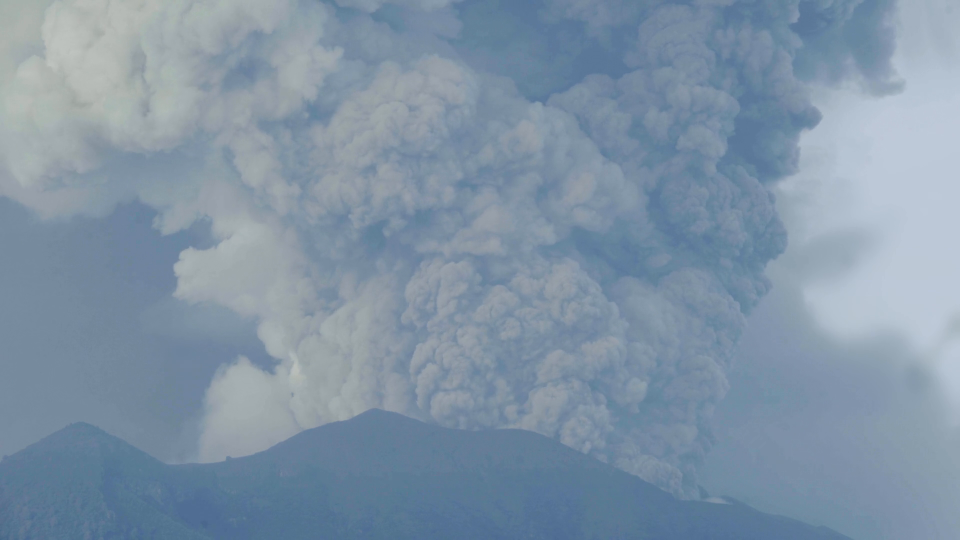
#> input picture projects/ep07_no_summer/thumbs/plates/ash_column.png, 1920 x 1080 px, given in place of meteorite_cut.png, which was not available (shown at 1/2 size); the run also reads 1 picture not shown here
$ python compose.py
#> lines starting #> are read from the running program, lines starting #| are printed output that depends on the picture; pictures that were not available may be replaced by others from this repository, and a replacement may not be noted
### projects/ep04_earth_age/thumbs/design.py
"""EP04 thumbnails as designed scenes: one light, one palette, text and objects layered in depth.

python design.py            -> ../meta/thumb_K_*.jpg ... thumb_N_*.jpg
"""
import pathlib, random
import numpy as np
from PIL import Image, ImageDraw, ImageFilter, ImageFont, ImageChops

HERE = pathlib.Path(__file__).resolve().parent
PL = HERE / "plates"
META = HERE.parent / "meta"
FONT = str(HERE.parents[2] / "assets" / "fonts" / "Anton-Regular.ttf.ttf")
W, H = 1280, 720
YELLOW = (255, 210, 74)


# ---------- helpers ------------------------------------------------------------------------------
def f32(im):
    return np.asarray(im.convert("RGB"), dtype=np.float32) / 255


def pil(a):
    return Image.fromarray((np.clip(a, 0, 1) * 255).astype(np.uint8))


def cutout(name, thr=40):
#> called with name = 'meteorite_cut.png', thr = 40
    im = Image.open(PL / name).convert("RGBA")
    a = im.split()[3].point(lambda v: 255 if v > thr else int(v * 255 / thr) if v > 8 else 0)
#> a: PIL image 1920x1080 L; every value is 255
    im.putalpha(a)
    return im.crop(a.point(lambda v: 255 if v > 128 else 0).getbbox())


def fit_h(im, h):
    return im.resize((round(im.width * h / im.height), h), Image.LANCZOS)


# [52 lines left out: functions radial, paste, glow_from, rim, text_layer, not called in this run]


def finish(a, shadows=(0.02, 0.07, 0.09), highs=(1.0, 0.72, 0.42), amount=0.35, vignette=0.55, grain=0.035, seed=1):
    """One grade over everything: teal shadows, warm highlights, vignette, film grain."""
    lum = (a @ np.array([0.2126, 0.7152, 0.0722], np.float32))[..., None]
    toned = a + (np.asarray(shadows, np.float32) * (1 - lum) ** 2 + (np.asarray(highs, np.float32) - 0.7) * lum ** 2 * 0.25) * amount
    y, x = np.mgrid[0:H, 0:W]
    v = 1 - vignette * np.clip(np.hypot((x - W / 2) / (W * 0.62), (y - H / 2) / (H * 0.7)), 0, 1) ** 2.2
    toned *= v[..., None]
    rng = np.random.default_rng(seed)
    toned += rng.normal(0, grain, (H, W, 1)).astype(np.float32)
    toned = np.clip(toned, 0, 1)
    # gentle S-curve for punch
    return toned ** 0.95 * (1.08 - 0.08 * toned)


# [12 lines left out: function embers, not called in this run]


def save(a, name):
    pil(a).save(META / name, quality=94)
    print("saved", name)


rock = cutout("meteorite_cut.png")


# ---------- K: the number behind the rock ---------------------------------------------------------
# [103 lines left out: functions design_K, design_L, design_M, design_N, not called in this run]


# [2 lines that do not run on import are left out]

### projects/ep07_no_summer/thumbs/compose.py
"""EP07 thumbnails. The idea in every frame is a contradiction you can see at feed size: summer under snow.
One light per scene; falling snow is part of the same scene (sharp flakes near, soft flakes far), and the
headline is lit like the scene — ice-blue glow on the cold plates, the volcano's orange on the hot one."""
import pathlib, sys
import numpy as np
from PIL import Image, ImageDraw, ImageFilter, ImageFont

sys.path.insert(0, str(pathlib.Path(__file__).resolve().parents[2] / "ep04_earth_age" / "thumbs"))
import design as D

HERE = pathlib.Path(__file__).resolve().parent
META = HERE.parent / "meta"
W, H = D.W, D.H
ICE = np.array([0.55, 0.8, 1.0], np.float32)
HOT = np.array([1.0, 0.55, 0.16], np.float32)


def plate(name, cool=0.0, sat=1.0, gain=1.0):
#> called with name = 'snow_leaves.png', cool = 0.35, sat = 1.15, gain = 0.95
    a = D.f32(Image.open(HERE / "plates" / name).convert("RGB").resize((W, H), Image.LANCZOS))
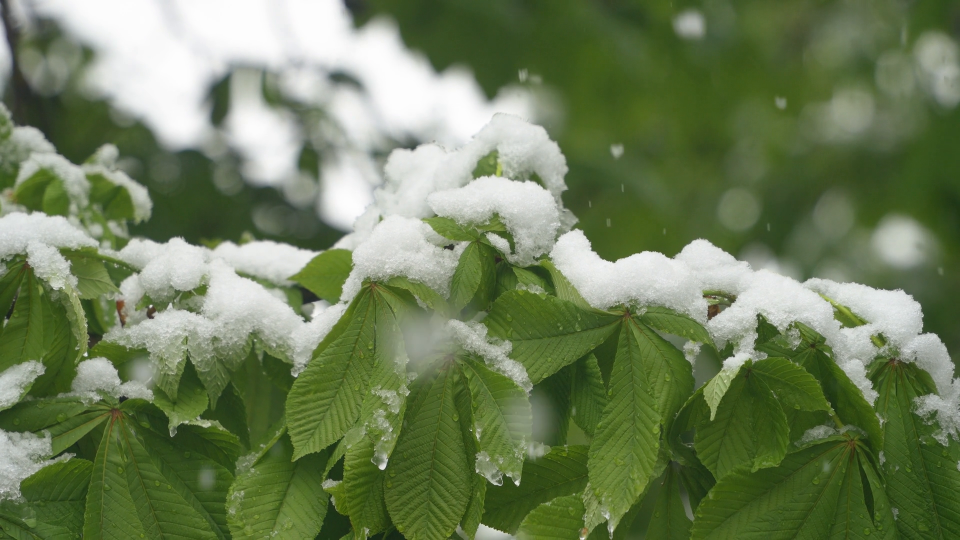
#> input picture projects/ep07_no_summer/thumbs/plates/snow_leaves.png, 1920 x 1080 px (shown at 1/2 size)
    lum = a.mean(axis=2, keepdims=True)
    a = lum + (a - lum) * sat
#> a: shape (720, 1280, 3) float32
    if cool:                                                               # a cold cast over the whole frame
        a = a * (1 - cool) + cool * lum * np.array([0.78, 0.92, 1.12])
    return np.clip(a * gain, 0, 1)


def snow(a, n, seed=1, box=(0, 0, W, H)):
    """Three depths of flakes: big soft ones near the lens, mid, and small sharp ones far away."""
#> called with n = 420, seed = 3, box = (0, 0, 1280, 720)
    rng = np.random.default_rng(seed)
    for count, rmin, rmax, blur, gain in ((n // 8, 7, 14, 6, 0.55), (n // 3, 3, 6, 1.6, 0.8), (n, 1, 2.4, 0.5, 0.9)):
        L = Image.new("L", (W, H), 0); d = ImageDraw.Draw(L)
        for _ in range(count):
            x, y = rng.uniform(box[0], box[2]), rng.uniform(box[1], box[3]); r = rng.uniform(rmin, rmax)
            d.ellipse((x - r, y - r, x + r, y + r), fill=int(rng.uniform(150, 255)))
        m = np.asarray(L.filter(ImageFilter.GaussianBlur(blur)), np.float32)[..., None] / 255 * gain
        a = a * (1 - m) + m * np.array([0.95, 0.97, 1.0])
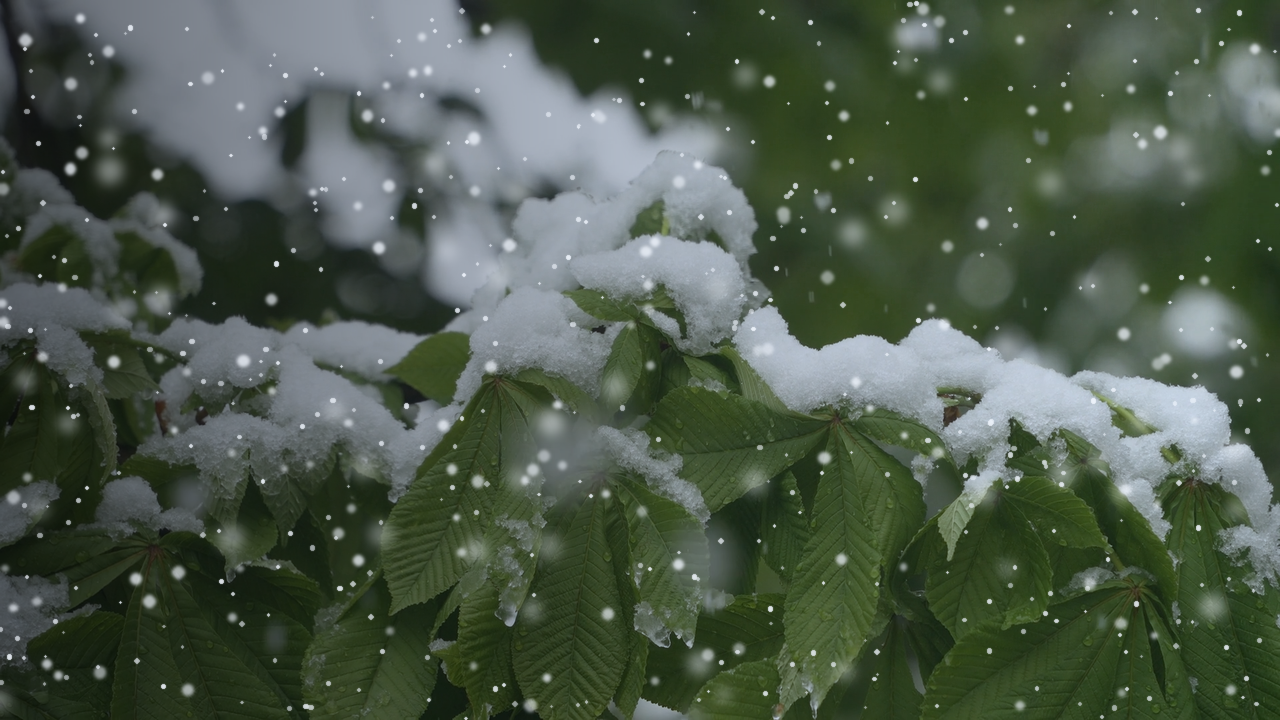
#> a: shape (720, 1280, 3) float64; mean R, G, B 0.301, 0.351, 0.293
    return a


def glow_text(a, lines, size, x, y, glow, core, align="left", spacing=0.98, bed=0.7):
#> called with x = 50, y = 70, glow = array of shape (3,), core = (0.96, 0.99, 1), align = 'left', spacing = 0.98, bed = 0.7
    L = Image.new("L", (W, H), 0); d = ImageDraw.Draw(L)
    sizes = size if isinstance(size, list) else [size] * len(lines)
    yy = y
    for ln, sz in zip(lines, sizes):
        f = ImageFont.truetype(D.FONT, sz)
        w = d.textlength(ln, font=f)
        xx = x - w if align == "right" else x - w / 2 if align == "center" else x
        d.text((xx, yy), ln, font=f, fill=255); yy += int(sz * spacing)
#> this loop made 2 passes
#> (w, xx) on passes 1 to 2: (600.1, 50), (565.1, 50)
#> after the loop, yy = 403
    m = np.asarray(L, np.float32)[..., None] / 255
    shadow = np.asarray(L.filter(ImageFilter.GaussianBlur(18)), np.float32)[..., None] / 255
    a = a * (1 - shadow * bed)
    a = a + np.asarray(L.filter(ImageFilter.GaussianBlur(28)), np.float32)[..., None] / 255 * glow * 0.8
    a = a + np.asarray(L.filter(ImageFilter.GaussianBlur(6)), np.float32)[..., None] / 255 * glow * 0.5
    return a * (1 - m) + m * np.asarray(core, np.float32)


def out(a, name, **grade):
    a = D.finish(a, **grade)
    D.pil(a).save(META / name, quality=94)
    print("saved", name)


def thumb_A():
    """Snow on June leaves. Headline on the darker left, ice light."""
    a = plate("snow_leaves.png", cool=0.35, sat=1.15, gain=0.95)
    a = a * (1 - 0.55 * np.linspace(1, 0, W)[None, :, None] ** 1.5)       # darken the left for the type
    a = snow(a, 420, seed=3)
    a = glow_text(a, ["SNOW", "IN JUNE"], [190, 150], 50, 70, ICE, (0.96, 0.99, 1.0))
    out(a, "thumb_A_snowjune.jpg", shadows=(0.0, 0.03, 0.07), highs=(0.85, 0.92, 1.0), amount=0.3, vignette=0.45, grain=0.025)


def thumb_B():
    """The eruption, and snow falling over it — the cause and the effect in one frame."""
    a = plate("eruption.png", sat=1.2, gain=1.0)
#> call 2 of plate, with name = 'eruption.png', cool = 0, sat = 1.2, gain = 1
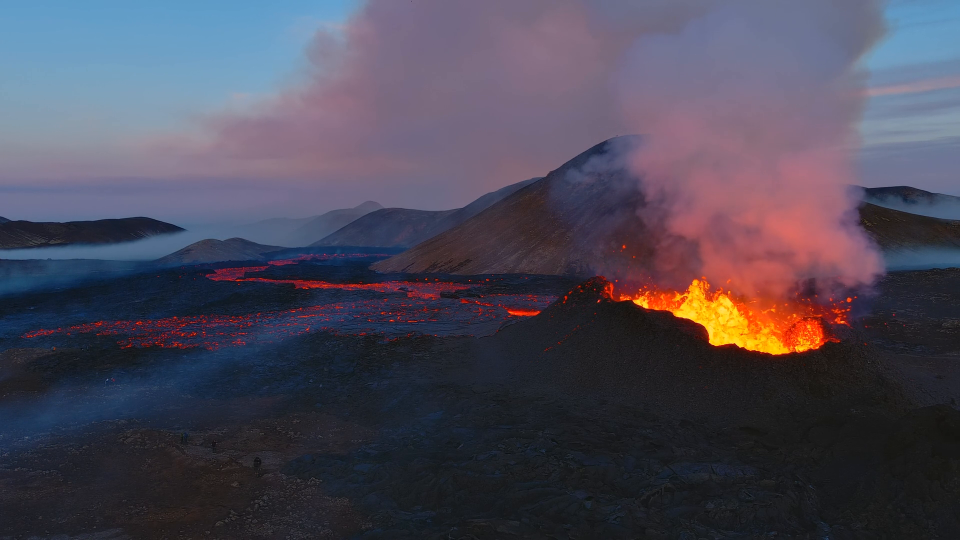
#> input picture projects/ep07_no_summer/thumbs/plates/eruption.png, 1920 x 1080 px (shown at 1/2 size)
    a = snow(a, 300, seed=5, box=(0, 0, W, H))
#> call 2 of snow, with n = 300, seed = 5, box = (0, 0, 1280, 720)
#> after the loop in snow (call 2), `for count, rmin, rmax, blur, gain in ((n // 8, 7, 14, 6, 0.55), (n // ..`:
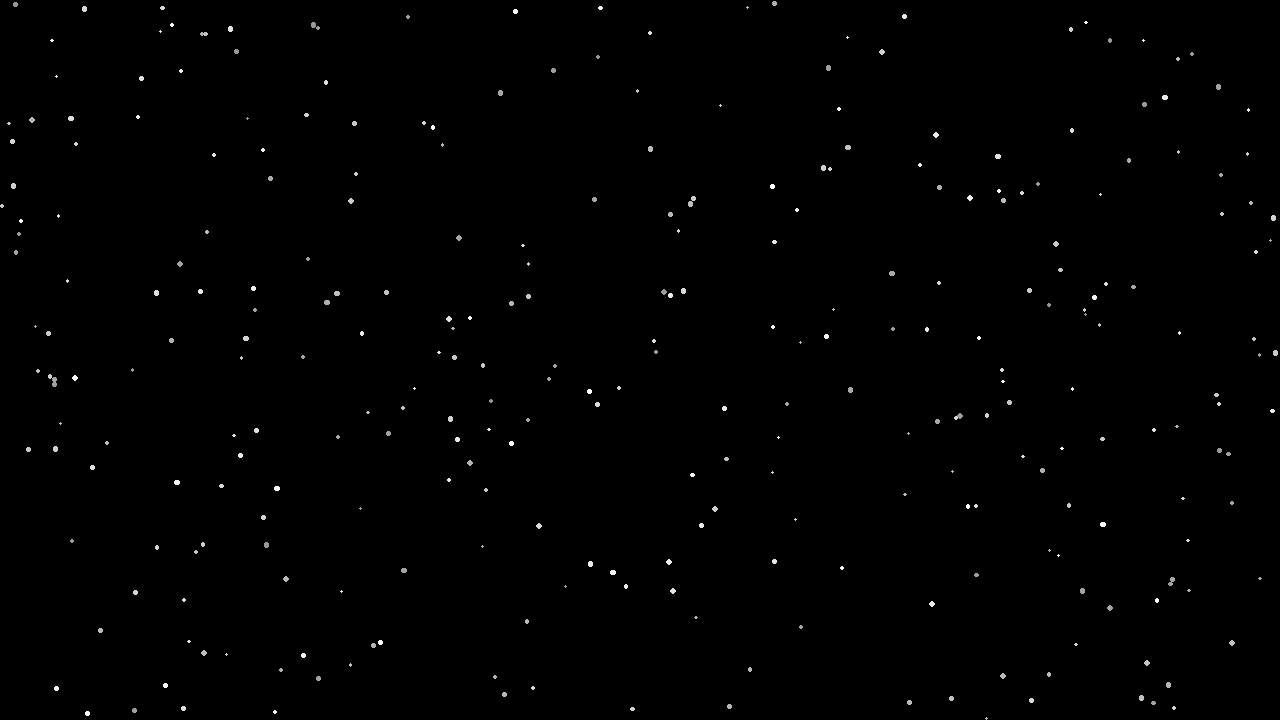
#> L: PIL image 1280x720 L; min 0, max 254, mean 1
    a = glow_text(a, ["IT CANCELLED", "SUMMER"], [118, 150], W - 50, 40, HOT, (1.0, 0.95, 0.85), align="right")
#> call 2 of glow_text, with x = 1230, y = 40, glow = array of shape (3,), core = (1, 0.95, 0.85), align = 'right', spacing = 0.98, bed = 0.7
#> the loop in glow_text (call 2), `for ln, sz in zip(lines, sizes):` made 2 passes
#> (w, xx) on passes 1 to 2: (849.6, 380.4), (662.9, 567.1)
#> after the loop in glow_text (call 2), `for ln, sz in zip(lines, sizes):`: yy = 302
#> in glow_text (call 2), `return a * (1 - m) + m * np.asarray(core, np.float32)`:
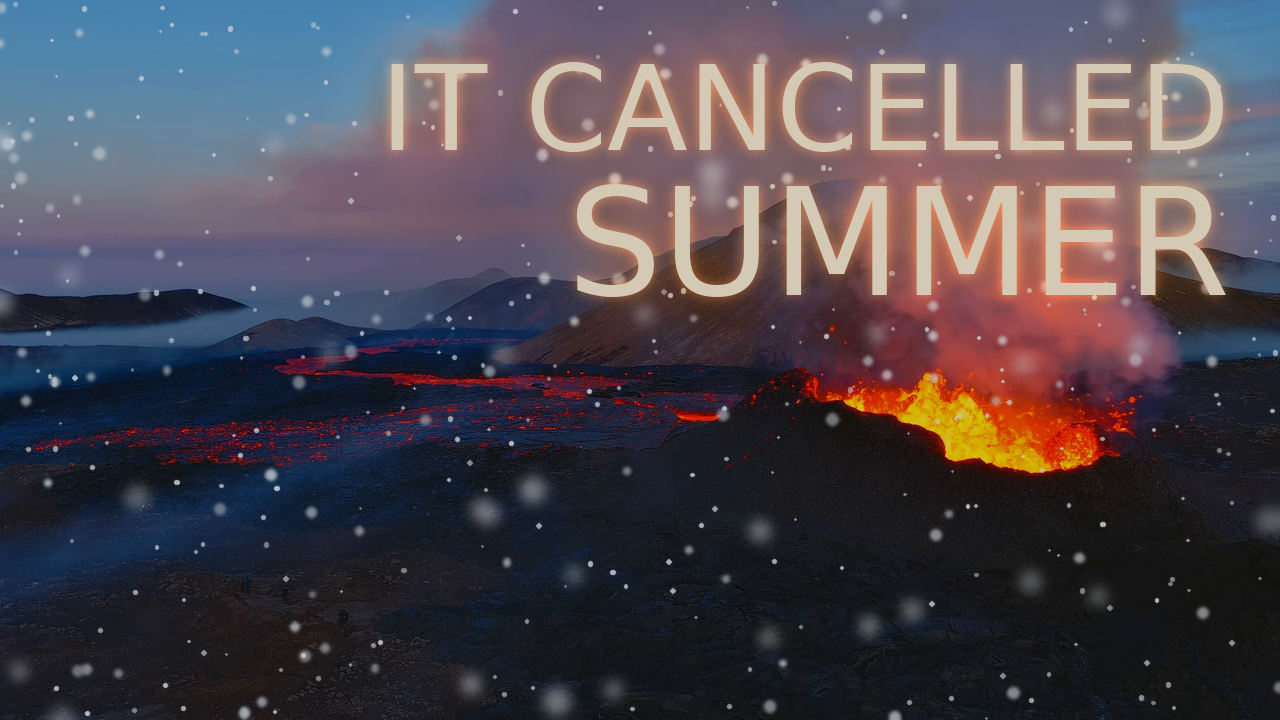
#> returned value: shape (720, 1280, 3) float64; mean of channels 0, 1, 2 0.361, 0.33, 0.371; drawn with min black and max white
    out(a, "thumb_B_cancelled.jpg", shadows=(0.03, 0.02, 0.05), highs=(1.0, 0.75, 0.5), amount=0.25, vignette=0.5, grain=0.025)
#> call 2 of finish, with shadows = (0.03, 0.02, 0.05), highs = (1, 0.75, 0.5), amount = 0.25, vignette = 0.5, grain = 0.025, seed = 1
#> in finish (call 2), `lum = (a @ np.array([0.2126, 0.7152, 0.0722], np.float32))[..., None]`:
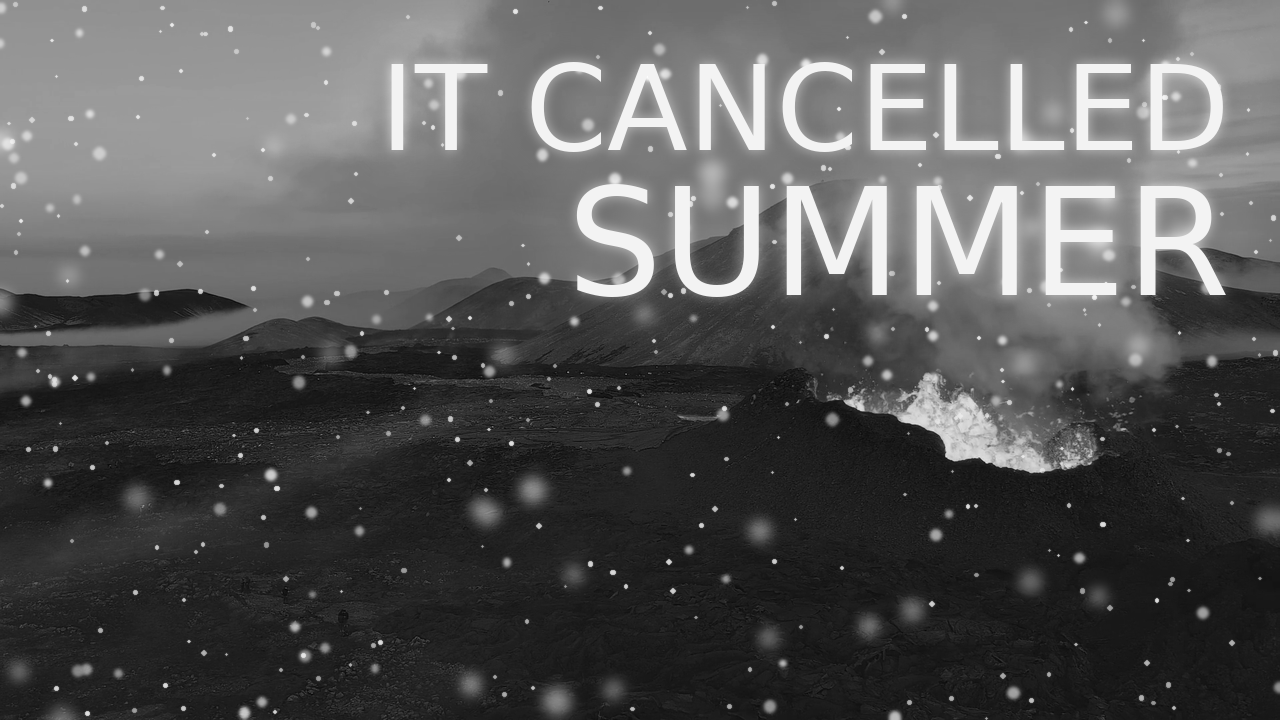
#> lum: shape (720, 1280, 1) float64; min 0.0205, max 0.989, mean 0.339


def thumb_C():
    """Apple blossom in a snowstorm; the year as one big cold number."""
    a = plate("snow_blossom.png", cool=0.3, sat=1.1, gain=0.9)
    a = a * (1 - 0.45 * np.linspace(0, 1, W)[None, :, None] ** 2)
    a = snow(a, 380, seed=8)
    a = glow_text(a, ["1816"], [300], W - 40, 40, ICE, (0.97, 0.99, 1.0), align="right")
    a = glow_text(a, ["NO SUMMER"], [110], W - 46, 360, ICE, (0.97, 0.99, 1.0), align="right", bed=0.5)
    out(a, "thumb_C_1816.jpg", shadows=(0.0, 0.03, 0.07), highs=(0.9, 0.93, 1.0), amount=0.3, vignette=0.45, grain=0.025)


if __name__ == "__main__":
    thumb_A(); thumb_B(); thumb_C()
